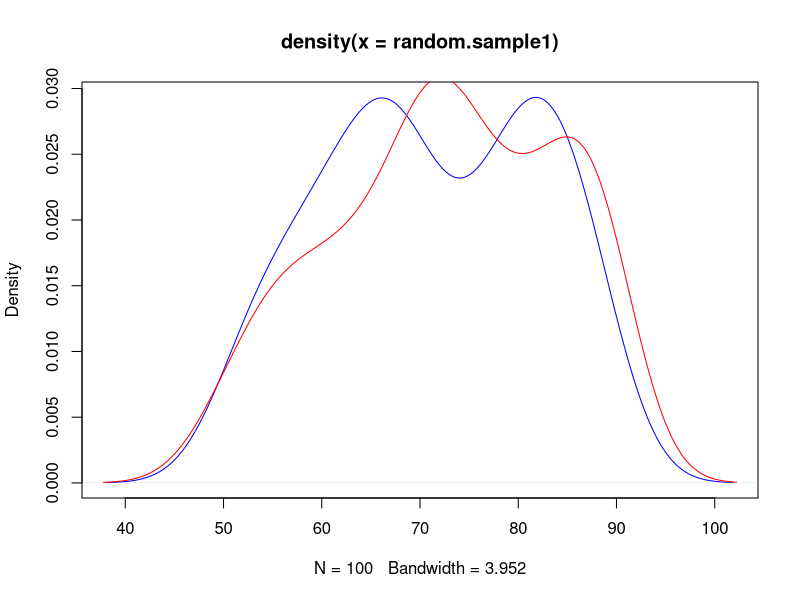

The R script that drew this image: (Note: this script raises an error after producing the figure.)
setwd("C:\\Users\\Elizabeth\\Desktop\\Tesis-Redes\\Practica-R\\PracticaRTesis\\VarianceNeighbourhood\\rev3\\conShuffle\\MatrixLowDim\\buenShuffle")


f1 = function(t, c){
	(5 * cos(t/5) + 8) + c 
}

f2 = function(t, c){
  (5 * sin(t/5) + 8) + c 
}

f3 = function(t, c){
  (t)^0.5 + c 
}

f4 = function(t, c){
  ( (t/20)^2 ) + c 
}

f5 = function(t, c){
  (16 - (t/20))^2 + c 
}

t = seq(0,80,1)      #tiempo    

genesTotal = 500 

f = matrix(nrow = genesTotal, ncol = length(t)) #va a ser mi matriz de expresion genetica


#armo una matriz donde cada fila es una de las funciones y cada columna el tiempo..entonces 
#si me quedo con una fila ya tengo la base de cada gen.
grupos = 5
curv = matrix(nrow = grupos, ncol = length(t))
curv [1,] = f1(t,0)
curv [2,] = f2(t,0)
curv [3,] = f3(t,0)
curv [4,] = f4(t,0)
curv [5,] = f5(t,0)

matrizExpGenetica = function(g, stdd,genesGrupo){
  for (i in seq(1,genesTotal,1)){
    if (i <= genesGrupo){                                 #el primer grupito
      f[i,] = g[1,] + rnorm(length(t), mean = 0, sd = stdd)
    }
    if (genesGrupo < i & i <= 2*genesGrupo){                                 #el primer grupito
      f[i,] = g[2,] + rnorm(length(t), mean = 0, sd = stdd)
    }
    if (2*genesGrupo < i & i <= 3*genesGrupo){                                 #el primer grupito
      f[i,] = g[3,] + rnorm(length(t), mean = 0, sd = stdd)
    }
    if (3*genesGrupo < i & i <= 4*genesGrupo){                                 #el primer grupito
      f[i,] = g[4,] + rnorm(length(t), mean = 0, sd = stdd)
    }
    if (4*genesGrupo < i & i <= 5*genesGrupo){                                 #el primer grupito
      f[i,] = g[5,] + rnorm(length(t), mean = 0, sd = stdd)
    }
  }
  f
}

matrizFSuave = matrizExpGenetica(curv,3,100)

#tengo que hacer shuffle...pruebo la funcion sample apra eso 
data = matrix(1:100,nrow=10) #mtrix of 5 rows and 20 columns
x = data[sample(1:10),] #permute rows
y =data[,sample(1:10)]# the columns

#el tema de la probabilidad
N = 100
n = length(50:90)

set.seed(1)
random.sample1 = sample(50:90, N, replace=TRUE, prob=rep(1/n, times=n))

set.seed(1)
random.sample2 = sample(50:90, N, replace=TRUE)

plot(density(random.sample1),col="blue")
lines(density(random.sample2),col="red")
#hace una probabilidad equiprobable si el replace es TRUE. 

#la onda es ir agarrando grupitos de 5, una de cada serie, hacer un reshuffle y devolverlas a su lugar. 
matrixExpression = matrizFSueve
###ya no lo uso 
for (i in seq(1,length(genes)/grupos-1,1)){
	matrixForReshuffle = matrix(nrow = grupos, ncol=length(t))
	matrixReshuffled = matrix(nrow = grupos, ncol=length(t))
	matrixForReshuffle[1,] = matrixExpression[i,]
	matrixForReshuffle[2,]= matrixExpression[i+20,]
	matrixForReshuffle[3,]= matrixExpression[i+40,]
	matrixForReshuffle[4,]= matrixExpression[i+60,]
	matrixForReshuffle[5,]= matrixExpression[i+80,]
	matrixReshuffled = matrixForReshuffle[sample(1:grupos),]
	matrixExpression[i,] = matrixReshuffled[1,]
	matrixExpression[i+20,] = matrixReshuffled[2,]
	matrixExpression[i+40,] = matrixReshuffled[3,]
	matrixExpression[i+60,] = matrixReshuffled[4,]
	matrixExpression[i+80,] = matrixReshuffled[5,]
}


matrizFSueve = matrixExpression #ahora ya con el reshuffle
### 

##ahora uso esto 

random = function(grupos, genesTotal, matrix, perc){
  for(i in 1:grupos){
    genesGrupo = genesTotal/grupos
    FilasRnd = sample((1:genesGrupo) + (i-1)*genesGrupo,perc*genesGrupo ) #(i-1)*genesGrupo es un offset al ir pasando
    for(j in seq_along(FilasRnd)){
      matrix[FilasRnd[j],] = sample(matrix[FilasRnd[j],], ncol(matrix)) #hago un shuffle de esas filas rnd que agarre. 
    }
  }
  matrix
}

matrixExprShuffled = random(5, 500, matrizFSuave, 0.1)

##a ver elshuffleado 

png(filename="Shuffle1Std3.png", 
    units="in", 
    width=10, 
    height=8, 
    pointsize=12, 
    res=72)
plot(matrizFSuave,matrixExprShuffled, pch="*", col="black", xlab="No shuffle", ylab="Shuffle",cex.lab=1.5, cex.axis=1.5, cex.main=1.5, cex.sub=1.5, ylim = c(0,270), xlim = c(0,270))
#legend(100,200,legend=c("Gen1","Gen2","Gen3"), col=c("black","red","blue"),
#       pch=c("*","o","o"),lty=c(1,2,3), ncol=1,cex=1.5,box.lty = 2)
text(100, 265, labels = "500 genes, std = 3, shuffle 100%",font=2, cex=1.5)
dev.off()


###listo 

distEuclideana = function(vectA, vectB){
  d = sqrt(sum( (vectA - vectB)^2 ))
  d
}

matrizRangos = function(matrizExpr, t){
	samples = matrix(nrow = length(t), ncol = length(t)) #uso que es simetrica
	for (i in seq(1,length(t),1)){
  		for (j in seq(1,length(t),1)){
    			samples[i,j] = samples[j,i] = distEuclideana(matrizExpr[,i],matrizExpr[,j])
  		}
	}
	matrizRangos = t(apply(samples,1,rank))
	matrizRangos 
}



adyacencia = function(matrizRangos, k){
			matrizRangos[matrizRangos <= k] = 1
			matrizRangos[matrizRangos > k] = 0
			matrizRangos
		}

###prueba
adjMatrix = adyacencia(matrizRangos,4)

library("igraph") 
grafo = graph_from_adjacency_matrix(adjMatrix, mode = c("undirected"), weighted = NULL, diag = FALSE,
  add.colnames = NULL, add.rownames = NA)
#simplify(grafo, remove.multiple = F, remove.loops = T)
#plot(grafo)
#l = layout_on_sphere(grafo) 
png(filename="GrafoConShuffleStd3k3.png", 
    units="in", 
    width=10, 
    height=8, 
    pointsize=12, 
    res=72)
plot(grafo, layout = layout_on_sphere(grafo), edge.color = "black", edge.arrow.size=2, edge.width = 2, edge.arrow.width = 2, edge.lty = 1, vertex.size = 10)
text(1, 1, labels = "std = 3, k=3",font=2, cex=1.5)
dev.off()

###fin prueba

#le saco los 1 de la diagonal en la adjMatrix 
diag = matrix(nrow = length(t), ncol = length(t))
for (i in seq(1,length(adjMatrix[1,]),1)){
	for (j in seq(1,length(adjMatrix[1,]),1)){	
		if (i==j){
		diag[i,i] = 1
		}
		if (i != j) {
		diag[i,j] = 0	
		}
	}
}

rangos = matrizRangos(matrixExprShuffled,t)

#lo hago hasta que me diga TRUE 

adjFinal = function(rangos,klim){
	library("igraph") 
	for (i in seq_along(1:klim)){
		adjMatrix = adyacencia(rangos,i)
		grafo = graph_from_adjacency_matrix(adjMatrix, mode = c("undirected"), weighted = NULL, diag = FALSE,
 	 	add.colnames = NULL, add.rownames = NA)
		if (is_connected(grafo) == TRUE){
			adjFinal = adyacencia(rangos,i)	
		}
	}
	sinSelf = adjFinal - diag
	sinSelf 
}

adj = adjFinal(rangos,5)


###defino para el filtrado las funciones correspondientes 
desvStandarCuadrado = function(e){
	desvStandr = 0
	eMean = mean(e)
	#desvStandr = vector()
	for (i in  seq(1,(length(e)),1)){
		#print(i)
		desvStandr = desvStandr + ( eMean - e[i] )^2
	}
	std = desvStandr
	std
}


neighbourhoodVarSTD = function(expMatrix, adjMatrix,g){
					t = t = seq(1,81,1)
					expres = vector()
					js = vector()
					is = vector()
					S = 0 
					std = 0
					n = length(expMatrix[1,])
					#kc = 2
					kc = apply(adjMatrix,1,sum)[1]
					#i representa a la sample1,sample2,..
					for (i in seq(1 , length(expMatrix[1,]) , 1)){
						egi = expMatrix[g,i]
						#quiero sumar sobre los tiempos vecinos..
						for (j in seq(1 , length(expMatrix[1,]) , 1)){
							s  = adjMatrix[i,][j]
							if (s != 0){ # o sea que es mi vecino
								#ese j es el tiempo que me interesa
								egj = expMatrix[g,j]
								#print(j)
								js = c(js,j)
								is = c(is,i)
								expres = c(expres,egi) 
								S = S + ((egi - egj)^2)
							}
						}
					}
				SN = S/(n*kc-1)
				std = desvStandarCuadrado(expMatrix[g,])/length(expMatrix[1,])
				c(SN,std)
				#info = matrix(nrow = length(js), ncol = 3)
				#info[,1] = expres
				#info[,2] = is
				#info[,3] = js
				#info
}

###ya defini todo para el filtrado

kc = sum(adj[,1])

#a la matriz de adyacencia debo hacerla simetrica 
adjMatrix = adjMatrix + t(adjMatrix)


devSTD2 = matrix(nrow = length(expMatrix[,1]), ncol = 2)

for (g in seq(1,length(expMatrix[,1]),1)){
	devSTD2[g,] = neighbourhoodVarSTD(expMatrix, adjMatrix,g)
}

genes = seq(1,length(expMatrix[,1]),1)


png(filename="NeighbourhoodConShuffleAdjMatrixCompletaSISI.png", 
    units="in", 
    width=10, 
    height=8, 
    pointsize=12, 
    res=72)
#png(filename="pruebar4.png", res=300)
plot(genes,devSTD2[,1], pch="*", cex=2, col="black", xlab="Genes", ylab="", ylim = c(0,70), xlim = c(0,100),cex.lab=1.5, cex.axis=1.5, cex.main=1.5, cex.sub=1.5)
points(genes,devSTD2[,2],col="red", pch="o", cex=2)
# Adding a legend inside box at the location (2,40) in graph coordinates.
# Note that the order of plots are maintained in the vectors of attributes.
legend(1,70,legend=c("Varianza vecinos","std"), col=c("black","red"),pch=c("*","o"), cex=1.5,box.lty = 2)
text(80, 70, labels = "std = 3, kc=3, 80/100 genes", font=2, cex=1.5)
dev.off()



genesSi = 0
for (i in genes){
	if (devSTD2[,1][i] < devSTD2[,2][i]){
		genesSi = genesSi + 1
	}
}

#para ver cuales no fueron aceptados 

genesRechazados = vector()
for (i in genes){
	if (devSTD2[,1][i] > devSTD2[,2][i]){
		genesRechazados = c(genesRechazados,i)
	}
}

#ahora tengo que ver como quedarme solo con esos genes y tener esa matrix
matrixFinal = matrix(nrow = 0, ncol= length(t))
for (i in genes){
	if (devSTD2[,1][i] < devSTD2[,2][i]){
		matrixFinal = rbind(matrixFinal,expMatrix[i,])
	}
}

#tengo que calcular la matriz de adyacencia devuelta..

samples = matrix(nrow = length(t), ncol = length(t)) #uso que es simetrica
for (i in seq(1,length(t),1)){
  for (j in seq(1,length(t),1)){
    samples[i,j] = samples[j,i] = distEuclideana(matrixFinal[,i],matrixFinal[,j])
  }
}

matrizRangos = t(apply(samples,1,rank))

adjMatrix = adyacencia(matrizRangos,4)

grafo = graph_from_adjacency_matrix(adjMatrix, mode = c("undirected"), weighted = NULL, diag = FALSE,
  add.colnames = NULL, add.rownames = NA)
#simplify(grafo, remove.multiple = F, remove.loops = T)
#plot(grafo)
#l = layout_on_sphere(grafo) 
png(filename="GrafoConShuffleStd3k3Quitado.png",
    units="in", 
    width=10, 
    height=8, 
    pointsize=12, 
    res=72)
plot(grafo, layout = layout_on_sphere(grafo), edge.color = "black", edge.arrow.size=2, edge.width = 2, edge.arrow.width = 2, edge.lty = 1, vertex.size = 10)
text(1, 1, labels = "std = 3, k=3",font=2, cex=1.5)
dev.off()

is_connected(grafo)


#le saco la diagonal 

diag = matrix(nrow = length(t), ncol = length(t))
for (i in seq(1,length(adjMatrix[1,]),1)){
	for (j in seq(1,length(adjMatrix[1,]),1)){	
		if (i==j){
		diag[i,i] = 1
		}
		if (i != j) {
		diag[i,j] = 0	
		}
	}
}

adjMatrixNoSelf = adjMatrix - diag
adjMatrix = adjMatrixNoSelf 

#djMatrix = adjMatrix + t(adjMatrix)
#no hago eso para que sea un numerofijo para lo que sige la cantidadde vecinos

write.table(matrixFinal, file="M.txt", row.names=FALSE, col.names=FALSE)

abrir = read.table("M.txt",header=TRUE,sep=" ")
#prueba
MatrixA = matrix(nrow=2,ncol=2)
MatrixA[,1] = c(1,2)
MatrixA[,2] = c(2,3)

MatrixB =cbind(MatrixA, c(5,6))
###fin prueba


